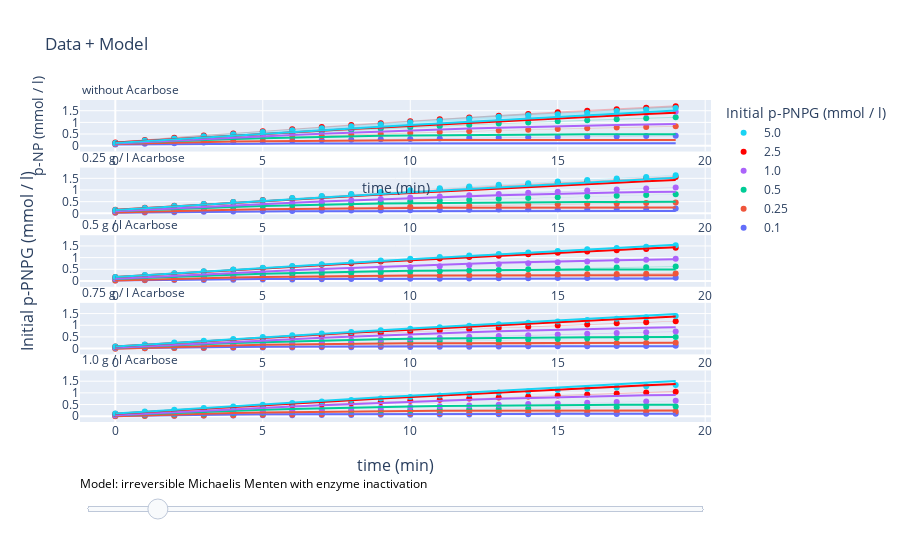

The code cell stored with this chart in its notebook:
### Code cell
estimator.visualize_subplots()
